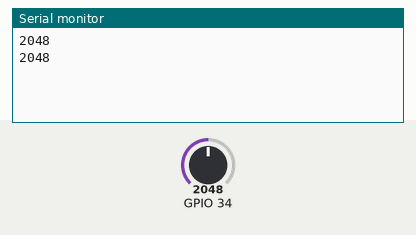
This sketch was run on a simulated ESP32. Parts: the last lines printed to the serial monitor. The inputs (shaded band) are chosen by the test bench; at power-on: GPIO 34 = 2048.

Above: at 1.8 s.
1.9 s: GPIO 34 set to 2866
At 2.8 s:
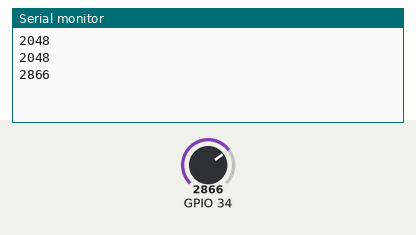
3.4 s: GPIO 34 set to 3603
At 4.8 s:
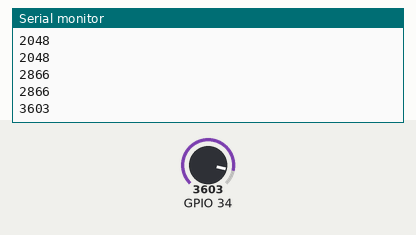
Timing chart, 0 to 6.4 s (numbered marks = the images above; inputs shaded):
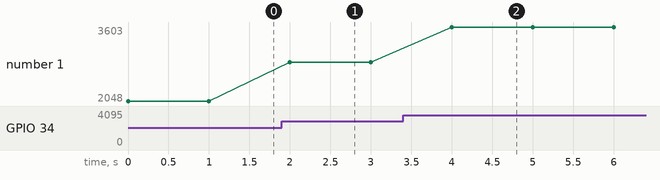

The sketch:

Config_entree_ana.ino
```cpp
#include <driver/adc.h>

void setup()
{
  Serial.begin(115200);
  // résolution en bits (0 4095)
  adc1_config_width(ADC_WIDTH_BIT_9);

  // atténuation du convertisseur sur 0 db tension de 0v à 1v
  adc1_config_channel_atten(ADC1_CHANNEL_6,ADC_ATTEN_DB_0);
}

void loop()
{

  int value = adc1_get_raw(ADC1_CHANNEL_6);
  Serial.println(value);
  delay(1000);
}
```

Measured:
- after the input at 1.9 s, the serial monitor: prints a new line after 0.10 s (image 1)
- after the input at 3.4 s, the serial monitor: prints a new line after 0.60 s (image 2)
- plotted number 1: 2048 → 2866 after the input at 1.9 s, 2866 → 3603 after the input at 3.4 s
